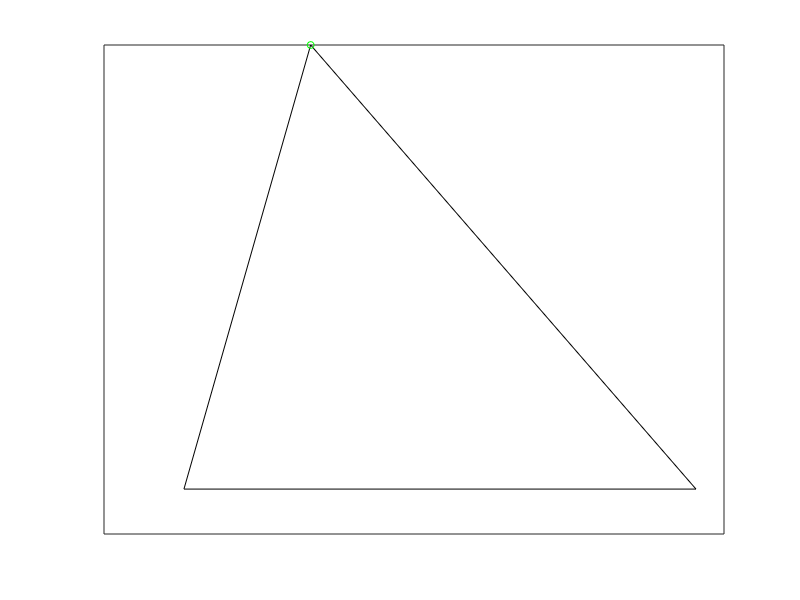

Here is the MATLAB script that generated this plot: (Note: this script raises an error after producing the figure.)
% Ankle Foot Orthosis
clc;
clear;
close all;

% All Lengths & Distances have units in "mm".
% All Angles have units in "Degrees".
% Theta in CCW direction is considered +ve and in CW direction is -ve.
% Conventions: {Anterior(->) : +ve, Posterior(<-) : -ve, Proximal(^) : +ve, Distal(v) : -ve}

%%%%%%%%%%%%%%%%%%%%%%%%%%%%%%%%%%%%%%%%%%%%%%%%%%%%%%%%%%%%%%%%%%%%%%%%%%%

%%%%% Inputs

% Limb Points (Coordinates : [x y z]': 3x1)
ACS = [0 0 1]'; % Origin
FE = [-61.32 -63.57 1]'; % Foot End
FT = [186.44 -63.57 1]'; % Foot Tip
Knee_Height = 400.98; % Knee Height

% Orthosis Points (Coordinates : [x y z])
TP1 = [-31.2 183.9 1]'; % Touch Point-1
TP2 = [-31.2 267.7 1]'; % Touch Point-2
SP0 = [0 233.5 1]'; % Strap Point-0
SP1 = [41.2 233.5 1]'; % Strap Point-1

% Graphical Input for Limb Motion
ipd1 = msgbox({'- Given figure consists of an arc that depicts a constrained Knee movement from -20 to 20 degrees range.' ...
    '','- Click on/in the arc range to select a certain angle on which further analysis is based.' ...
    '',['- If clicked out of range, the input auto-corrects itself in its length and in its angle to either -20 or 20 degrees ' ...
    'accordingly.']},'Input-1','warn');
plot([ACS(1),FE(1)],[ACS(2),FE(2)],'k-')
hold on;
plot([ACS(1),FT(1)],[ACS(2),FT(2)],'k-')
plot(ACS(1),ACS(2),'go','MarkerSize',5)
plot([FT(1),FE(1)],[FT(2),FE(2)],'k-')
xticks([]),yticks([])
Limb_arc = arc(0,0,Knee_Height,pi/9); % Ankle Dorsiflexion Range
xlim([-200,200]),ylim([-75,450])
[X,Y] = ginput(1); % Input for Knee Points
Knee = knee(Knee_Height,X,Y);
plot(Knee(1),Knee(2),'ko','MarkerSize',5)
plot([ACS(1),Knee(1)],[ACS(2),Knee(2)],'k-')
ACS_circle = arc(0,0,20,2*pi); % OCS Misalignment Range
xlim([-200,200]),ylim([-75,450])
xticks([]),yticks([])

% Graphical Input for Misalignment
ipd2 = msgbox({'- Given circle in red is a constrained selection range for Orthotic Coordinate System (OCS) center.' ...
    '','- Click a point on/in the circle to select OCS center accordingly.' ...
    '',['- If clicked out of range, the input auto-corrects itself & selects the outermost point on the circle ' ...
    'at the same angle of clicked input.']},'Input-2','warn');
[X,Y] = ginput(1); % Takes input of OCS
[deltaX,deltaY] = ocsPoints(X,Y);
plot(deltaX,deltaY,'bo','MarkerSize',5)
legend('Limb','','ACS','','','Knee Joint','','','OCS','Location','bestoutside')
OCS = [deltaX deltaY 1]'; % Orthosis Center
theta = atand(Knee(1)/Knee(2)); % Dorsiflexion Angle
hold off;

% Motion Type & Misalignment Type
[Limb_Motion,Misalignment_Type] = motion(theta,deltaX,deltaY);

%%%%%%%%%%%%%%%%%%%%%%%%%%%%%%%%%%%%%%%%%%%%%%%%%%%%%%%%%%%%%%%%%%%%%%%%%%%

%%%%% Computation

%%% 1.Coordinates of Points about ACS
% Here "theta" is taken "-ve" as a clock-wise movement is seen in this case
SP0_ACS = aboutACS(SP0,-theta);
SP1_ACS = aboutACS(SP1,-theta);
TP1_ACS = aboutACS(TP1,-theta);
TP2_ACS = aboutACS(TP2,-theta);
Knee_ACS = Knee;

%%% 2.Coordinates of Points about OCS
% Here "theta" is taken "-ve" as a clock-wise movement is seen in this case
SP0_OCS = aboutOCS(SP0,-theta,deltaX,deltaY);
SP1_OCS = aboutOCS(SP1,-theta,deltaX,deltaY);
TP1_OCS = aboutOCS(TP1,-theta,deltaX,deltaY);
TP2_OCS = aboutOCS(TP2,-theta,deltaX,deltaY);

%%% 3.Line Parameters
% Line parameters of SPs about ACS
[Distance_SP_ACS,Slope_SP_ACS,Intercept_SP_ACS] = lineParameters(SP0_OCS,SP1_ACS);
% Line parameters of SPs about OCS
[Distance_SP_OCS,Slope_SP_OCS,Intercept_SP_OCS] = lineParameters(SP0_OCS,SP1_OCS);
% Line parameters of TPs about ACS
[Distance_TP_ACS,Slope_TP_ACS,Intercept_TP_ACS] = lineParameters(TP1_ACS,TP2_ACS);
% Line parameters of TPs about OCS
[Distance_TP_OCS,Slope_TP_OCS,Intercept_TP_OCS] = lineParameters(TP1_OCS,TP2_OCS);

%-------------------------------------------------------------------------%

%%%%% Results

% 1.1 Direction of Calf Band Travel w.r.t Direction of Ankle Motion
Calf_Band_Travel = strapMovement(Distance_SP_ACS,Distance_SP_OCS,Slope_SP_ACS,Slope_SP_OCS);

% 1.2 Anterior-Posterior & Proximal-Distal Relative Motions (in mm)
[AP_SP,PD_SP] = relativeMotionSP(SP0_OCS,SP1_ACS,SP1_OCS,Distance_SP_ACS,Distance_SP_OCS,Slope_SP_ACS,Slope_SP_OCS);

% 1.3 Strap Points movement illustration plot
illustrationPlotSP(SP0_OCS,SP1_ACS,SP1_OCS,[-150,150],[150,300],'Strap');

% 1.4 Resulant Pressure On Leg
Res_Pressure_Leg = pressurePointLeg(theta,Intercept_TP_ACS,Intercept_TP_OCS);

% 1.5 Anterior-Posterior & Proximal-Distal Relative Motions (in mm)
[AP_TP,PD_TP] = relativeMotionTP(TP1_ACS,TP2_ACS,TP2_OCS,theta,Intercept_TP_ACS,Intercept_TP_OCS);

% 1.6 Touch Points movement illustration plot
illustrationPlotP(TP1_ACS,TP2_ACS,TP1_OCS,TP2_OCS,[-150,150],[100,300],'Touch');

%-------------------------------------------------------------------------%

%%%%% Simulation Model
figure;
plot([ACS(1),FE(1)],[ACS(2),FE(2)],'k-','LineWidth',1)
hold on;
plot([ACS(1),FT(1)],[ACS(2),FT(2)],'k-','LineWidth',1)
plot([ACS(1),Knee_ACS(1)],[ACS(2),Knee_ACS(2)],'k-','LineWidth',1)
plot([FT(1),FE(1)],[FT(2),FE(2)],'k-','LineWidth',1)
plot([SP0_OCS(1),SP1_ACS(1)],[SP0_OCS(2),SP1_ACS(2)],'b:','LineWidth',2)
plot([SP0_OCS(1),SP1_OCS(1)],[SP0_OCS(2),SP1_OCS(2)],'r-','LineWidth',1)
plot([TP1_ACS(1),TP2_ACS(1)],[TP1_ACS(2),TP2_ACS(2)],'m:','LineWidth',2)
plot([TP1_OCS(1),TP2_OCS(1)],[TP1_OCS(2),TP2_OCS(2)],'c-','LineWidth',1)
plot(ACS(1),ACS(2),'yo','LineWidth',1.5)
plot(OCS(1),OCS(2),'go','LineWidth',1.5)
title('Simulation Model-1')
xlim([-150,200]),ylim([-75,420])
xticks([]),yticks([]);
legend('Limb','','','','SP-ACS','SP-OCS','TP-ACS','TP-OCS','ACS','OCS',"Location","best")
hold off;

%%%%%%%%%%%%%%%%%%%%%%%%%%%%%%%%%%%%%%%%%%%%%%%%%%%%%%%%%%%%%%%%%%%%%%%%%%%

%%%%% Outputs
disp(['Misalignment Type : ',Misalignment_Type])
disp(['Limb Motion : ',Limb_Motion])
disp(['A-P relative motion of SPs : ',num2str(AP_SP),' mm.'])
disp(['P-D relative motion of SPs : ',num2str(PD_SP),' mm.'])
disp(['Calf Band Travel : ',Calf_Band_Travel])
disp(['A-P relative motion of TPs : ',num2str(AP_TP),' mm.'])
disp(['P-D relative motion of TPs : ',num2str(PD_TP),' mm.'])
disp(['Resultant Pressure Point on Leg : ',Res_Pressure_Leg])

%%%%%%%%%%%%%%%%%%%%%%%%%%%%%%%%%%%%%%%%%%%%%%%%%%%%%%%%%%%%%%%%%%%%%%%%%%%

%-------------------------------------------------------------------------%
%                          DEFINED FUNCTIONS                              %
%-------------------------------------------------------------------------%

% Function for determining Motion & Misalignment Type
function [Limb_Motion,Misalignment_Type] = motion(theta,deltaX,deltaY)
    % Limb Motion with reference to Ankle Dorsiflexion angle
    if theta<0
        Limb_Motion = 'Plantar flexion';
    elseif theta>0
        Limb_Motion = 'Dorsiflexion';
    else
        Limb_Motion = 'Neutral';
    end
    
    % Misalignment type with reference to deltaX
    if deltaX>0
        X_Misalignment = 'Anterior';
    elseif deltaX<0
        X_Misalignment = 'Posterior';
    else
        X_Misalignment = '';
    end
    
    % Misalignment type with reference to deltaY
    if deltaY>0
        Y_Misalignment = 'Proximal';
    elseif deltaY<0
        Y_Misalignment = 'Distal';
    else
        Y_Misalignment = '';
    end
    
    % Misalignment type with reference to deltaX & deltaY
    if strlength(X_Misalignment)==0 && strlength(Y_Misalignment)==0
        Misalignment_Type = 'None';
    else
        Misalignment_Type = [X_Misalignment,' ',Y_Misalignment];
    end
end

%-------------------------------------------------------------------------%

% Arc / Circle
function Arc = arc(x,y,r,theta)
    hold on;
    th = -theta+(pi/2):pi/50:theta+(pi/2);
    xunit = r * cos(th) + x;
    yunit = r * sin(th) + y;
    Arc = plot(xunit, yunit,'r-','MarkerSize',2);
end

%-------------------------------------------------------------------------%

% Defining Knee Points
function KneePoints = knee(Knee_Height,X,Y)
    R = Knee_Height;
    th = atand(X/Y);
    if X>=-R*sind(20) && X<=R*sind(20)
        if th<-20
            KneePoints = [R*sind(-20) R*cosd(-20) 1]';
        elseif th>20
            KneePoints = [R*sind(20) R*cosd(20) 1]';
        else
            KneePoints = [R*sind(th) R*cosd(th) 1]';
        end
    elseif X<-R*sind(20)
        KneePoints = [R*sind(-20) R*cosd(-20) 1]';
    elseif X>R*sind(20)
        KneePoints = [R*sind(20) R*cosd(20) 1]';
    end
end

%-------------------------------------------------------------------------%


% Function for computing coordinates of points about ACS
function P_ACS = aboutACS(P,theta)

% Rotation Matrix
    R = [cosd(theta) -sind(theta) 0;
        sind(theta) cosd(theta) 0;
        0 0 1];
    P_ACS = R*P; % Point "P" rotated about ACS

end

%-------------------------------------------------------------------------%

% Function for computing coordinates of points about OCS
function P_OCS = aboutOCS(P,theta,deltaX,deltaY)

% Rotation Matrix
R = [cosd(theta) -sind(theta) 0;
    sind(theta) cosd(theta) 0;
    0 0 1];
% Translation / Shift Matrix
T = [1 0 deltaX;
    0 1 deltaY;
    0 0 1];

P_trans = T\P; % Point "P" translated to OCS
P_ortho = R*P_trans; % Point "P" rotated about Orthosis axis
P_OCS = T*P_ortho; % Point "P" translated back to ACS; Mentioned as OCS for ease

end

%-------------------------------------------------------------------------%

% Function for determining line parameters
function [D,S,I] = lineParameters(P1,P2)
    D = sqrt((P1(1)-P2(1))^2 + (P1(2)-P2(2))^2 + (P1(3)-P2(3))^2); % Distance
    S = (P2(2)-P1(2))/(P2(1)-P1(1)); % Slope
    I = P1(2)-S*P1(1); % Intercept
end

%-------------------------------------------------------------------------%

% Function for determining Strap Movement
function SM = strapMovement(D1,D2,S1,S2)
    % Horizontal Separation
    if D1<D2
        SM_H = 'Anterior';
    elseif D1>D2
        SM_H = 'Posterior';
    else
        SM_H = '';
    end
    % Vertical Separation
    if S1>S2
        SM_V = 'Distal';
    elseif S1<S2
        SM_V = 'Proximal';
    else
        SM_V = '';
    end
    SM = [SM_H,' ',SM_V];
end

%-------------------------------------------------------------------------%

% Function for A-P & P-D Relative Motions for Strap & Foot Strap Points
function [AP,PD] = relativeMotionSP(P0_OCS,P1_ACS,P1_OCS,D1,D2,S1,S2)
    MSP = P1_ACS; % Moving Strap Point
    length_P1s = sqrt((P1_ACS(1)-P1_OCS(1))^2+(P1_ACS(2)-P1_OCS(2))^2);
    A = P0_OCS(2)-P1_OCS(2);
    B = P1_OCS(1)-P0_OCS(1);
    C = P0_OCS(1)*P1_OCS(2)-P1_OCS(1)*P0_OCS(2);
    pd = abs((A*MSP(1)+B*MSP(2)+C)/sqrt(A^2 + B^2));
    ap = sqrt(length_P1s^2 - pd^2);
    % Sign convention for Relative Motions
    % Horizontal Separation
    if D1<=D2
        AP = ap;
    elseif D1>D2
        AP = -ap;
    end
    % Vertical Separation
    if S1>S2
        PD = -pd;
    elseif S1<=S2
        PD = pd;
    end
end

%-------------------------------------------------------------------------%

% Function for A-P & P-D Relative Motions for Touch Points
function [AP,PD] = relativeMotionTP(P1_ACS,P2_ACS,P2_OCS,theta,I1,I2)
    P = P2_OCS;
    length_P2s = sqrt((P2_ACS(1)-P2_OCS(1))^2+(P2_ACS(2)-P2_OCS(2))^2);
    A = P1_ACS(2)-P2_ACS(2);
    B = P2_ACS(1)-P1_ACS(1);
    C = P1_ACS(1)*P2_ACS(2)-P2_ACS(1)*P1_ACS(2);
    ap = abs((A*P(1)+B*P(2)+C)/sqrt(A^2 + B^2));
    pd = sqrt(length_P2s^2 - ap^2);
    % Sign convention for Relative Motions
    % Vertical Separation
    if P2_ACS(2)>P2_OCS(2)
        PD = -pd;
    elseif P2_ACS(2)<=P2_OCS(2)
        PD = pd;
    end
    % Horizontal Separation
    if theta<0
        if I1>I2
            AP = -ap;
        elseif I1<I2
            AP = ap;
        else
            AP = ap;
        end
    elseif theta>0
        if I1<I2
            AP = -ap;
        elseif I1>I2
            AP = ap;
        else
            AP = ap;
        end
    else
        PD = 0;
        AP = 0;
    end
end

%-------------------------------------------------------------------------%

% Function for illustration plots of Strap & Foot-strap points
function illustrationPlotSP(P0_OCS,P1_ACS,P1_OCS,XLim,YLim,points)

    figure;
    plot([P0_OCS(1),P1_ACS(1)],[P0_OCS(2),P1_ACS(2)],'b:','LineWidth',2)
    hold on;
    plot([P0_OCS(1),P1_OCS(1)],[P0_OCS(2),P1_OCS(2)],'r-','LineWidth',1)
    xlim(XLim),ylim(YLim)
    title(['Movement of ',points,' points'])
    grid on;
    legend('About Limb','About Orthosis',"Location","best")
    hold off;

end

%-------------------------------------------------------------------------%

% Function for illustration plots of Foot & Touch points
function illustrationPlotP(P1_ACS,P2_ACS,P1_OCS,P2_OCS,XLim,YLim,points)

    figure;
    plot([P1_ACS(1),P2_ACS(1)],[P1_ACS(2),P2_ACS(2)],'b:','LineWidth',2)
    hold on;
    plot([P1_OCS(1),P2_OCS(1)],[P1_OCS(2),P2_OCS(2)],'r-','LineWidth',1)
    xlim(XLim),ylim(YLim)
    title(['Movement of ',points,' points'])
    grid on;
    legend('About Limb','About Orthosis',"Location","best")
    hold off;

end

%-------------------------------------------------------------------------%

% Resultant Pressure Point on Leg
function Res_Pressure = pressurePointLeg(theta,I1,I2)
    if theta<0
        if I1>I2
            Res_Pressure = 'Anterior';
        elseif I1<I2
            Res_Pressure = 'Posterior';
        else
            Res_Pressure = 'None';
        end
    elseif theta>0
        if I1<I2
            Res_Pressure = 'Anterior';
        elseif I1>I2
            Res_Pressure = 'Posterior';
        else
            Res_Pressure = 'None';
        end
    else
        Res_Pressure = 'None';
    end
end

%-------------------------------------------------------------------------%

% OCS Points
function [deltaX,deltaY] = ocsPoints(X,Y)
    R = 20; % Radius of OCS Circle
    R_ = sqrt(X^2 + Y^2);
    th = abs(atand(Y/X));
    if R_<=R
        deltaX = X;
        deltaY = Y;
    elseif R_>R
        if X>=0 && Y>=0
            deltaX = R*cosd(th);
            deltaY = R*sind(th);
        elseif X>=0 && Y<=0
            deltaX = R*cosd(th);
            deltaY = -R*sind(th);
        elseif X<=0 && Y<=0
            deltaX = -R*cosd(th);
            deltaY = -R*sind(th);
        elseif X<=0 && Y>=0
            deltaX = -R*cosd(th);
            deltaY = R*sind(th);
        end
    end
end